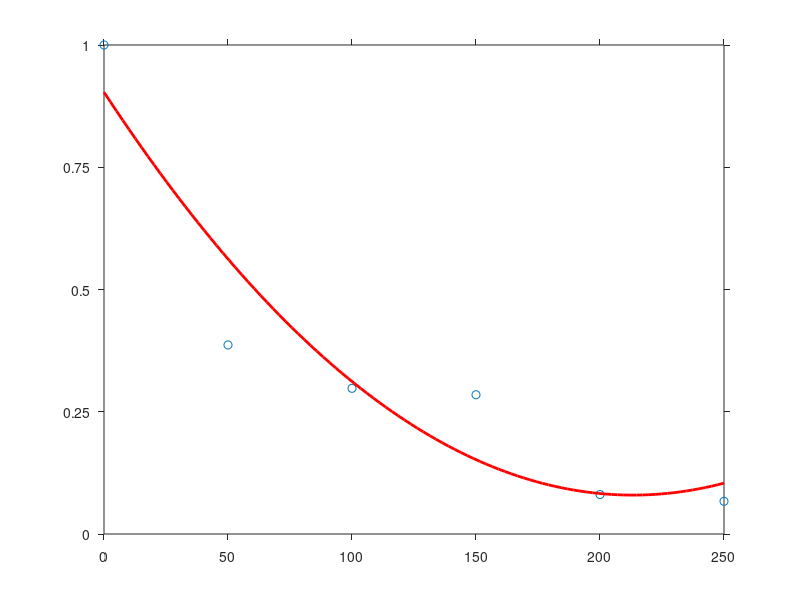

The MATLAB source for this figure: (Note: this script raises an error after producing the figure.)
s = [0 50 100 150 200 250];
s_e = [17.35 6.707 5.169 4.94 1.4 1.16];%[3.255 2.949 2.744 1.389 1.185 1.124];

t = [0 20 40 60 80];
t_eu = [14.23 14.37 14.54 14.76 15.05];

t_er = [5.019 5.277 5.651 7.209];

fh = figure(1);

h1 = plot(s,s_e/s_e(1),'o');
hold on
s1 = linspace(0,250);
p = polyfit(s,s_e/s_e(1),2);
f1 = polyval(p,s1);
h2 = plot(s1,f1,'-r');
set(gca, 'TickDir', 'out', 'XTick', 0:50:250, 'YTick', 0:0.25:1);
set(fh, 'color', 'white'); % sets the color to white
set(h2,'LineStyle','-','LineWidth',2.0,'Color','r')
set(h1,'LineStyle','o','Markersize',8.0,'Color','b')

set(gca,'fontsize',18)
%%

clc
case_no = 115;
col_lin = '-b';  
name_project = 'smart2019';
parentFolder = 'E:\SEM_files';

fileName = [name_project,'_',num2str(case_no),'.mat'];
    filePath = fullfile(parentFolder,'src','models',name_project,...
              'input','stiffness',fileName);
    disp('Load structure from file....')
load(filePath, 'structure','d0','G','d1','M','invMpC','MmC','intLay',...
     'excit_sh','ts','nr_exsh','N_f','parentFolder','name_project',...
     'case_name','output_result');
disp('Load structure from file....done')
filename ='Phi_electrode.mat';
filePath = fullfile(parentFolder,'data','raw','num' ,name_project,...
              'output', num2str(case_no), 'voltage',filename);
load(filePath,'Phi_electrode')

%%
delta_t = 1*(0.0001116-4.5e-6);

act = 8; sns = 4;
t_e = data(act).wektor_czasu+delta_t;
t_s = (0:N_f-1)*ts;
y_e = data(act).pomiar(sns,(t_e<=300e-6));
dt=t_e(2)-t_e(1);

y_e = [data(act).pomiar(sns,(end-size((0:dt:t_e(1))+1,2):end)) y_e];
t_e = [(0:dt:t_e(1)) t_e];
d_max = max(y_e(t_e<=300e-6));

fh = figure(1);
hold on
h3 = plot(t_e(t_e<=300e-6),y_e(t_e<=300e-6)/d_max,'b');
h4 = plot(t_s(t_s<=300e-6),Phi_electrode{end}(t_s<300e-6)/max(Phi_electrode{end}),'r');
set(gca, 'TickDir', 'out', 'XTick', 0:100e-6:300e-6, 'YTick', -1:0.25:1);
set(fh, 'color', 'white'); % sets the color to white
set(h3,'LineStyle','-','LineWidth',2.0,'Color','r')
set(h4,'LineStyle','-','LineWidth',2.0,'Color','b')
legend('experiment','simulation')
set(gca,'fontsize',18)
set(gca,'linewidth',2)
xlim([0 310e-6])
ylim([-1.0 1.1])
%plot(t_s(t_s<300e-6),excit_sh(t_s<300e-6)/max(excit_sh),'g')
%%
clc
case_no = 114;
col_lin = '--b';  
name_project = 'smart2019';
parentFolder = 'E:\SEM_files';

fileName = [name_project,'_',num2str(case_no),'.mat'];
filePath = fullfile(parentFolder,'src','models',name_project,...
          'input','stiffness',fileName);
disp('Load structure from file....')
load(filePath, 'structure','d0','G','d1','M','invMpC','MmC','intLay',...
    'excit_sh','ts','nr_exsh','N_f','parentFolder','name_project',...
    'case_name','output_result');
disp('Load structure from file....done')
filename ='Phi_electrode.mat';
filePath = fullfile(parentFolder,'data','raw','num' ,name_project,...
              'output', num2str(case_no), 'voltage',filename);
load(filePath,'Phi_electrode')
%%
delta_t = 1*(0.0001117-2.5e-6);


act=1;sns=2;
t_e = data(act).wektor_czasu+delta_t;
t_s = (0:N_f-1)*ts;

y_e = data(act).pomiar(sns,(t_e<=300e-6));
dt=t_e(2)-t_e(1);

y_e = [data(act).pomiar(sns,(end-size((0:dt:t_e(1))+1,2):end)) y_e];
t_e = [(0:dt:t_e(1)) t_e];
d_max = max(y_e(t_e<=300e-6));

fh = figure(1);
hold on
h3 = plot(t_e(t_e<=300e-6),y_e(t_e<=300e-6)/d_max,'b');
h4 = plot(t_s(t_s<=300e-6),Phi_electrode{end}(t_s<300e-6)/max(Phi_electrode{end}(t_s<300e-6)),'r');
set(gca, 'TickDir', 'out', 'XTick', 0:100e-6:300e-6, 'YTick', -1:0.25:1);
set(fh, 'color', 'white'); % sets the color to white
set(h3,'LineStyle','-','LineWidth',2.0,'Color','r')
set(h4,'LineStyle','-','LineWidth',2.0,'Color','b')
legend('experiment','simulation')
set(gca,'fontsize',18)
set(gca,'linewidth',2)
xlim([0 310e-6])
ylim([-1.0 1.1])